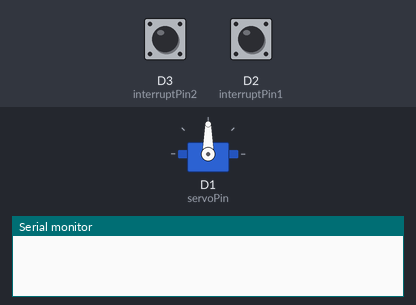
Bench run of a program on a simulated ESP8266 (NodeMCU). On the bench: servo, the last lines printed to the serial monitor. Inputs (shaded band) come from the test bench; at power-on: D3 (interruptPin2) HIGH, D2 (interruptPin1) HIGH.

Above: at 1.2 s.
1.3 s: D3 (interruptPin2) pulled LOW for 0.15 s
At 1.7 s:
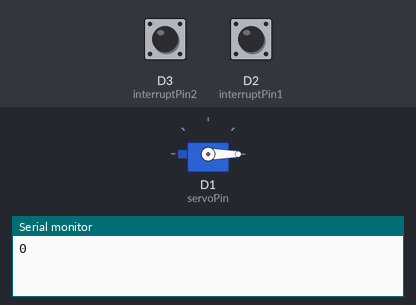
2.9 s: D2 (interruptPin1) pulled LOW for 0.15 s
At 4.1 s:
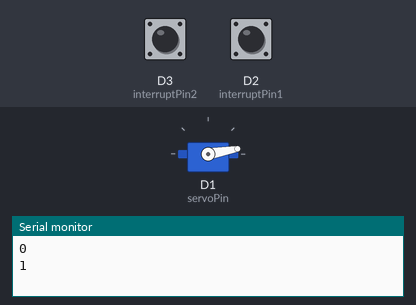
4.5 s: D2 (interruptPin1) pulled LOW for 1 s
At 5.3 s:
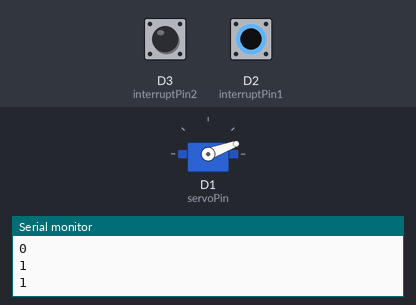
7.0 s: D3 (interruptPin2) pulled LOW for 1 s
At 8.4 s:
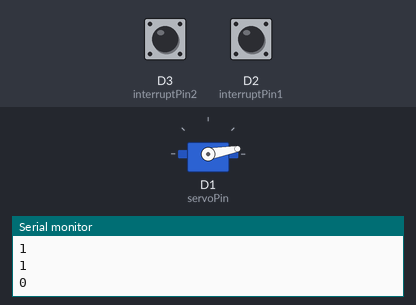
9.5 s: D2 (interruptPin1) pulled LOW for 3.2 s
At 10.3 s:
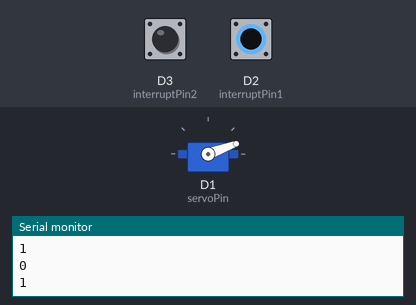
14.2 s: D2 (interruptPin1) pulsed LOW 5 times (0.12 s each, 0.3 s apart)
At 16.4 s:
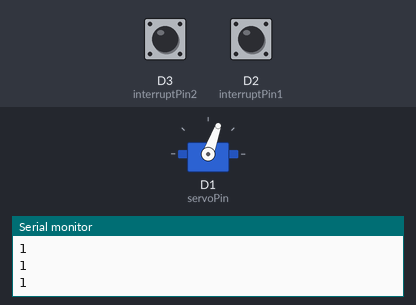
Timing chart, 0 to 17.9 s (numbered marks = the images above; inputs shaded):
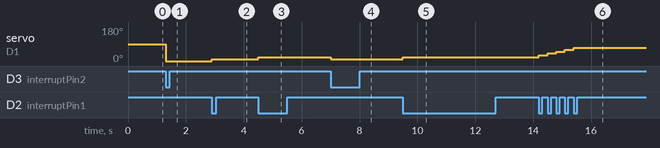

The program:

main.cpp
```cpp
/*
  Servo
  Author: Seyed Sobhan Hosseini
  Date: Sunday, July 23, 2023, 8:29:50 PM
*/

#include <Arduino.h>
#include <servo.h>

int position = 0;
int servoPin = D1;
int interruptPin1 = D2;
int interruptPin2 = D3;
bool state = false;
bool flag1 = false;
bool flag2 = false;
Servo servo;

void IRAM_ATTR mosbat();
void IRAM_ATTR manfi();

void setup(){
  Serial.begin(115200);
  servo.attach(servoPin);
  pinMode(interruptPin1, INPUT_PULLUP);
  pinMode(interruptPin2, INPUT_PULLUP);
  attachInterrupt(digitalPinToInterrupt(interruptPin1), mosbat, FALLING);
  attachInterrupt(digitalPinToInterrupt(interruptPin2), manfi, FALLING);
}

void loop(){
  if(state == true && flag1 == true){
    Serial.println(state);
      if(position == 180){
        position = 180;
      }else{
        position = position + 10;
      }
      servo.write(position);
      flag1 = false;
      delay(10);
    }

if(state == false && flag2 == true){
      Serial.println(state);
      if(position == 0){
        position = 0;
      }else{
        position = position - 10;
      }
      servo.write(position);
      flag2 = false;
      delay(10);
  }
}

void IRAM_ATTR mosbat(){
  // delay(200);
  state = true;
  flag1 = true;
}

void IRAM_ATTR manfi(){
  // delay(200);
  state = false;
  flag2 = true;
}
```

Measured:
- after the input at 1.3 s, servo on D1 (servoPin): 90° → 0° at once
- after the input at 2.9 s, servo on D1 (servoPin): 0° → 10° at once
- after the input at 4.5 s, servo on D1 (servoPin): 10° → 20° at once
- after the input at 7.0 s, servo on D1 (servoPin): 20° → 10° at once
- after the input at 9.5 s, servo on D1 (servoPin): 10° → 20° at once
- after the input at 14.2 s, servo on D1 (servoPin): moves from 20° to 70° over 1.2 s, starting at once
